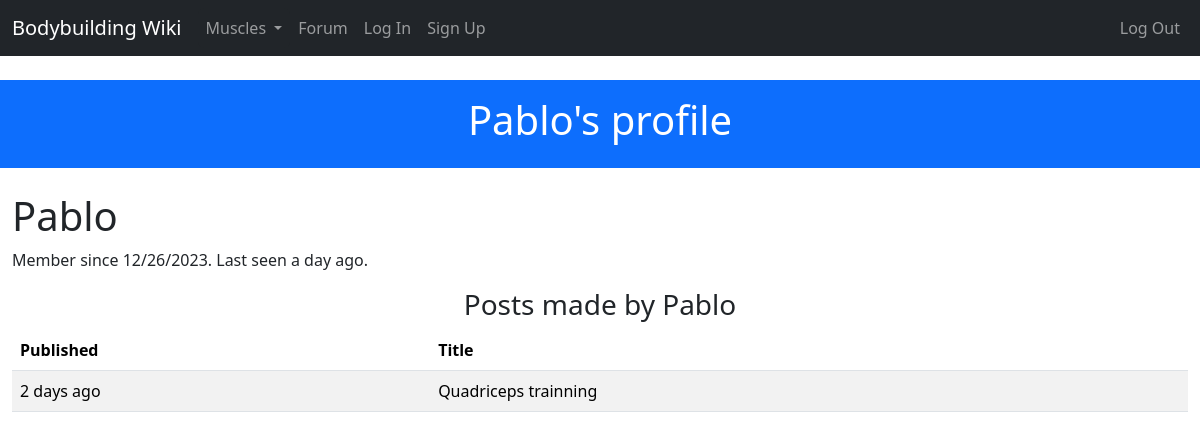
The page /user/Pablo on the database as committed earlier.
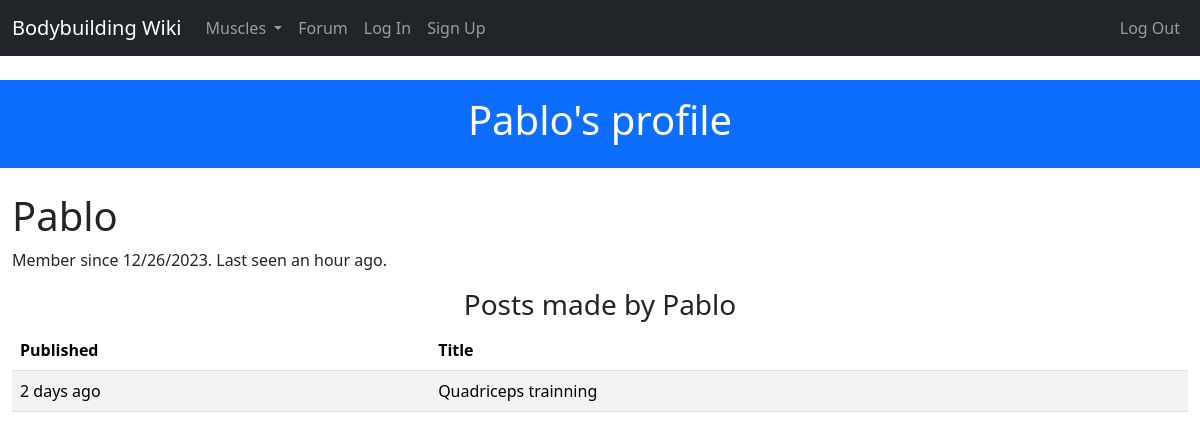
The same page on the database as committed later.
### project/models.py (models this page shows, shortened)
class User(UserMixin, db.Model):
    __tablename__ = 'users'
    id = db.Column(db.Integer, primary_key=True)
    username = db.Column(db.String(64), unique=True, index=True)
    email = db.Column(db.String(64), unique=True, index=True)
    role_id = db.Column(db.Integer, db.ForeignKey('roles.id'))
    name = db.Column(db.String(64))
    location = db.Column(db.String(64))
    about_me = db.Column(db.Text())
    member_since = db.Column(db.DateTime(), default=datetime.utcnow) # datetime.utcnow is missing the () at the end. This is because the default argument in db.Column() can take a function as a value.
    last_seen = db.Column(db.DateTime(), default=datetime.utcnow)
    password_hash = db.Column(db.String(128))
    posts = db.relationship('Post', backref='author', lazy='dynamic')
    comments = db.relationship('Comment', backref='author', lazy='dynamic')
    papers_saved = db.relationship('PaperSaved', lazy='dynamic')
    def can(self, perm):
        return self.role is not None and self.role.has_permission(perm)
    @property
    def password(self):
        raise AttributeError('password is not a readable attribute')

### project/main/views.py (the view)
@main.route('/user/<username>')
def user_detail(username):
    user_profile = User.query.filter_by(username=username).first_or_404()
    return render_template('user.html', user_profile=user_profile)

### project/main/__init__.py (called while the page is built)
@main.app_context_processor
def inject_user():
    return dict(user=current_user or None)

@main.app_context_processor
def inject_permissions():
    return dict(Permission=Permission)

@main.app_context_processor
def inject_muscles():
    return dict(muscles=Muscle.query.all())

### project/models.py (called while the page is built)
    def is_admin(self):
        return False

### project/templates/user.html (shortened to what this page needs)
{% extends "base.html" %}
{% block header %}
{% if user_profile == user %}
    Your profile
{% else %}
    {{ user_profile.username }}'s profile
{% endif %}
{% endblock header %}
{% block content %}
    <div class="page-header">
        <h1>{{ user_profile.username }}</h1>
        <p>
            Member since {{ moment(user_profile.member_since).format('L') }}.
            Last seen {{ moment(user_profile.last_seen).fromNow() }}.
        </p>
    </div>
    {% if user_profile.posts %}
        <h3 class="text-center">Posts made by {{user_profile.username }}</h3>
        <table class="table table-striped table-hover">
            <thead>
                <th scope="col">Published</th>
                <th scope="col">Title</th>
            </thead>
            <tbody>
                {% for post in user_profile.posts %}
                <tr scope="row">
                    <td>{{ moment(post.timestamp).fromNow() }}</td>
                    <td>{{post.title}}</td>
                </tr>
                {% endfor %}
            </tbody>
        </table>
    {% endif %}
{% endblock %}

Rows that differ between the two databases and show on the page:
changed User "Pablo": last_seen "a day ago" → "an hour ago"
